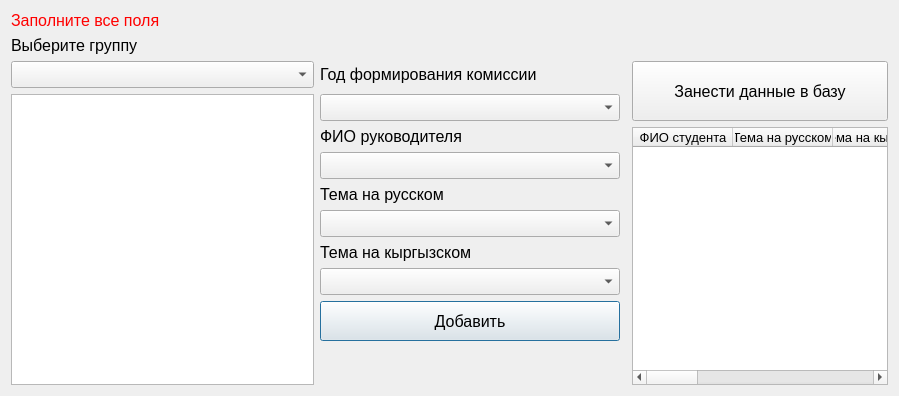
<?xml version="1.0" encoding="UTF-8"?>
<ui version="4.0">
 <class>AddOrEditDiplom</class>
 <widget class="QDialog" name="AddOrEditDiplom">
  <property name="geometry">
   <rect>
    <x>0</x>
    <y>0</y>
    <width>899</width>
    <height>396</height>
   </rect>
  </property>
  <property name="windowTitle">
   <string>Добавить записи</string>
  </property>
  <layout class="QGridLayout" name="gridLayout">
   <item row="1" column="0">
    <widget class="QLabel" name="label">
     <property name="font">
      <font>
       <pointsize>12</pointsize>
      </font>
     </property>
     <property name="text">
      <string>Выберите группу</string>
     </property>
    </widget>
   </item>
   <item row="2" column="1">
    <widget class="QLabel" name="label_2">
     <property name="sizePolicy">
      <sizepolicy hsizetype="Fixed" vsizetype="Preferred">
       <horstretch>0</horstretch>
       <verstretch>0</verstretch>
      </sizepolicy>
     </property>
     <property name="minimumSize">
      <size>
       <width>300</width>
       <height>0</height>
      </size>
     </property>
     <property name="maximumSize">
      <size>
       <width>300</width>
       <height>16777215</height>
      </size>
     </property>
     <property name="font">
      <font>
       <pointsize>12</pointsize>
      </font>
     </property>
     <property name="text">
      <string>Год формирования комиссии</string>
     </property>
    </widget>
   </item>
   <item row="4" column="3" rowspan="10" colspan="2">
    <widget class="QTableWidget" name="tableWidget">
     <property name="sizePolicy">
      <sizepolicy hsizetype="Preferred" vsizetype="Preferred">
       <horstretch>0</horstretch>
       <verstretch>0</verstretch>
      </sizepolicy>
     </property>
     <property name="font">
      <font>
       <pointsize>10</pointsize>
      </font>
     </property>
     <property name="contextMenuPolicy">
      <enum>Qt::ActionsContextMenu</enum>
     </property>
     <property name="alternatingRowColors">
      <bool>true</bool>
     </property>
     <property name="selectionMode">
      <enum>QAbstractItemView::SingleSelection</enum>
     </property>
     <property name="selectionBehavior">
      <enum>QAbstractItemView::SelectRows</enum>
     </property>
     <column>
      <property name="text">
       <string>ФИО студента</string>
      </property>
     </column>
     <column>
      <property name="text">
       <string>Тема на русском</string>
      </property>
     </column>
     <column>
      <property name="text">
       <string>Тема на кыргызском</string>
      </property>
     </column>
     <column>
      <property name="text">
       <string>Год формирования комиссии</string>
      </property>
     </column>
     <column>
      <property name="text">
       <string>Руководитель</string>
      </property>
     </column>
     <column>
      <property name="text">
       <string>student_id</string>
      </property>
     </column>
     <column>
      <property name="text">
       <string>tema_id</string>
      </property>
     </column>
     <column>
      <property name="text">
       <string>komissID</string>
      </property>
     </column>
     <column>
      <property name="text">
       <string>rukovod_id</string>
      </property>
     </column>
    </widget>
   </item>
   <item row="0" column="0" colspan="5">
    <widget class="QLabel" name="label_error">
     <property name="font">
      <font>
       <pointsize>12</pointsize>
      </font>
     </property>
     <property name="styleSheet">
      <string notr="true">color:red</string>
     </property>
     <property name="text">
      <string>Заполните все поля</string>
     </property>
    </widget>
   </item>
   <item row="2" column="0">
    <widget class="QComboBox" name="comboBox_group">
     <property name="font">
      <font>
       <pointsize>12</pointsize>
      </font>
     </property>
    </widget>
   </item>
   <item row="3" column="0" rowspan="11">
    <widget class="QTableView" name="tableView_stud">
     <property name="minimumSize">
      <size>
       <width>150</width>
       <height>0</height>
      </size>
     </property>
     <property name="font">
      <font>
       <pointsize>12</pointsize>
      </font>
     </property>
    </widget>
   </item>
   <item row="10" column="1">
    <widget class="QPushButton" name="pushButton_addWidjet">
     <property name="sizePolicy">
      <sizepolicy hsizetype="Fixed" vsizetype="Fixed">
       <horstretch>0</horstretch>
       <verstretch>0</verstretch>
      </sizepolicy>
     </property>
     <property name="minimumSize">
      <size>
       <width>300</width>
       <height>40</height>
      </size>
     </property>
     <property name="font">
      <font>
       <pointsize>12</pointsize>
      </font>
     </property>
     <property name="text">
      <string>Добавить</string>
     </property>
     <property name="icon">
      <iconset resource="../resourses.qrc">
       <normaloff>:/img/img/add.png</normaloff>:/img/img/add.png</iconset>
     </property>
    </widget>
   </item>
   <item row="3" column="1">
    <widget class="QComboBox" name="comboBox_formirKom">
     <property name="sizePolicy">
      <sizepolicy hsizetype="Fixed" vsizetype="Fixed">
       <horstretch>0</horstretch>
       <verstretch>0</verstretch>
      </sizepolicy>
     </property>
     <property name="minimumSize">
      <size>
       <width>300</width>
       <height>0</height>
      </size>
     </property>
     <property name="maximumSize">
      <size>
       <width>300</width>
       <height>16777215</height>
      </size>
     </property>
     <property name="font">
      <font>
       <pointsize>12</pointsize>
      </font>
     </property>
    </widget>
   </item>
   <item row="4" column="1">
    <widget class="QLabel" name="label_3">
     <property name="sizePolicy">
      <sizepolicy hsizetype="Fixed" vsizetype="Preferred">
       <horstretch>0</horstretch>
       <verstretch>0</verstretch>
      </sizepolicy>
     </property>
     <property name="minimumSize">
      <size>
       <width>300</width>
       <height>0</height>
      </size>
     </property>
     <property name="maximumSize">
      <size>
       <width>300</width>
       <height>16777215</height>
      </size>
     </property>
     <property name="font">
      <font>
       <pointsize>12</pointsize>
      </font>
     </property>
     <property name="text">
      <string>ФИО руководителя</string>
     </property>
    </widget>
   </item>
   <item row="5" column="1">
    <widget class="QComboBox" name="comboBox_ruk">
     <property name="sizePolicy">
      <sizepolicy hsizetype="Fixed" vsizetype="Fixed">
       <horstretch>0</horstretch>
       <verstretch>0</verstretch>
      </sizepolicy>
     </property>
     <property name="minimumSize">
      <size>
       <width>300</width>
       <height>0</height>
      </size>
     </property>
     <property name="maximumSize">
      <size>
       <width>300</width>
       <height>16777215</height>
      </size>
     </property>
     <property name="font">
      <font>
       <pointsize>12</pointsize>
      </font>
     </property>
    </widget>
   </item>
   <item row="6" column="1">
    <widget class="QLabel" name="label_4">
     <property name="sizePolicy">
      <sizepolicy hsizetype="Fixed" vsizetype="Preferred">
       <horstretch>0</horstretch>
       <verstretch>0</verstretch>
      </sizepolicy>
     </property>
     <property name="minimumSize">
      <size>
       <width>300</width>
       <height>0</height>
      </size>
     </property>
     <property name="maximumSize">
      <size>
       <width>300</width>
       <height>16777215</height>
      </size>
     </property>
     <property name="font">
      <font>
       <pointsize>12</pointsize>
      </font>
     </property>
     <property name="text">
      <string>Тема на русском</string>
     </property>
    </widget>
   </item>
   <item row="7" column="1">
    <widget class="QComboBox" name="comboBox_temarus">
     <property name="sizePolicy">
      <sizepolicy hsizetype="Fixed" vsizetype="Fixed">
       <horstretch>0</horstretch>
       <verstretch>0</verstretch>
      </sizepolicy>
     </property>
     <property name="minimumSize">
      <size>
       <width>300</width>
       <height>0</height>
      </size>
     </property>
     <property name="maximumSize">
      <size>
       <width>300</width>
       <height>16777215</height>
      </size>
     </property>
     <property name="font">
      <font>
       <pointsize>12</pointsize>
      </font>
     </property>
    </widget>
   </item>
   <item row="8" column="1">
    <widget class="QLabel" name="label_5">
     <property name="sizePolicy">
      <sizepolicy hsizetype="Fixed" vsizetype="Preferred">
       <horstretch>0</horstretch>
       <verstretch>0</verstretch>
      </sizepolicy>
     </property>
     <property name="minimumSize">
      <size>
       <width>300</width>
       <height>0</height>
      </size>
     </property>
     <property name="maximumSize">
      <size>
       <width>300</width>
       <height>16777215</height>
      </size>
     </property>
     <property name="font">
      <font>
       <pointsize>12</pointsize>
      </font>
     </property>
     <property name="text">
      <string>Тема на кыргызском</string>
     </property>
    </widget>
   </item>
   <item row="9" column="1">
    <widget class="QComboBox" name="comboBox_temaKg">
     <property name="sizePolicy">
      <sizepolicy hsizetype="Fixed" vsizetype="Fixed">
       <horstretch>0</horstretch>
       <verstretch>0</verstretch>
      </sizepolicy>
     </property>
     <property name="minimumSize">
      <size>
       <width>300</width>
       <height>0</height>
      </size>
     </property>
     <property name="maximumSize">
      <size>
       <width>300</width>
       <height>16777215</height>
      </size>
     </property>
     <property name="font">
      <font>
       <pointsize>12</pointsize>
      </font>
     </property>
    </widget>
   </item>
   <item row="2" column="3" rowspan="2" colspan="2">
    <widget class="QPushButton" name="pushButton_addBase">
     <property name="minimumSize">
      <size>
       <width>0</width>
       <height>60</height>
      </size>
     </property>
     <property name="font">
      <font>
       <pointsize>12</pointsize>
      </font>
     </property>
     <property name="text">
      <string>Занести данные в базу</string>
     </property>
     <property name="icon">
      <iconset resource="../resourses.qrc">
       <normaloff>:/img/img/add.png</normaloff>:/img/img/add.png</iconset>
     </property>
    </widget>
   </item>
  </layout>
  <action name="actionDelete">
   <property name="text">
    <string>Удалить</string>
   </property>
   <property name="toolTip">
    <string>Удалить</string>
   </property>
  </action>
 </widget>
 <resources>
  <include location="../resourses.qrc"/>
 </resources>
 <connections/>
</ui>
